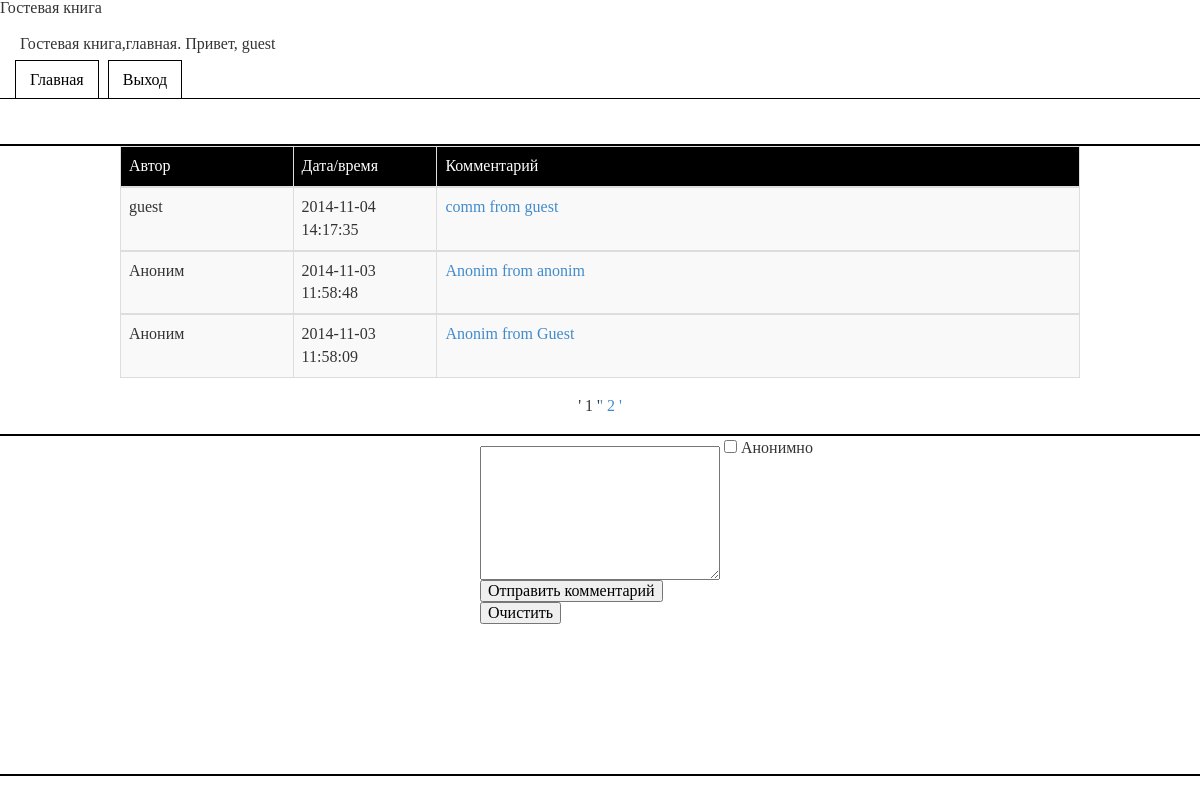
/php/Main.php (signed in), run on the app's committed database.
### tables this page shows
CREATE TABLE IF NOT EXISTS `users` (
  `user_id` int(11) NOT NULL AUTO_INCREMENT,
  `login` char(12) NOT NULL,
  `password` text NOT NULL,
  `admin` int(1) DEFAULT NULL,
  `blocked` int(1) DEFAULT NULL,
  PRIMARY KEY (`user_id`)
);

CREATE TABLE IF NOT EXISTS `comments` (
  `comm_id` int(11) NOT NULL AUTO_INCREMENT,
  `user_id` int(11) DEFAULT NULL,
  `ts` timestamp NOT NULL DEFAULT CURRENT_TIMESTAMP,
  `comment` text NOT NULL,
  PRIMARY KEY (`comm_id`)
);

### connectdb/config.php (called while the page is built)
<?php
$comments_per_page = 3;
?>

### php/Main.php (the view, shortened to what this page needs)
<?php
require_once '../connectdb/config.php';
function get_name($id_user)
{
	if($id_user == -1)
		return "Аноним";
	$query = mysql_query("SELECT login FROM users
						 WHERE user_id = {$id_user};");
	if($query)
	{
		$result = mysql_fetch_row($query);
		return $result[0];
	}
	else
		return "{$id_user}"."Ошибка запроса к БД.(никнейм)";
}
function get_comments($first_limit,$comments_per_page)
{
$query = "SELECT comm_id,user_id, ts, comment
          FROM comments
		  ORDER BY comm_id DESC
		  LIMIT {$first_limit},{$comments_per_page};";
$result = mysql_query($query);
if($result)
	return $result;
else
	echo("Ошибка запроса к БД(комментарии).");
}
function print_query($arr)
{
		echo '<table id ="tablecomment" class="table table-striped table-hover table-bordered">';
		echo '<thead>';
			echo '<tr>';
				echo '<td><i class="icon-user icon-white"></i> Автор</td>';
				echo '<td><i class="icon-time icon-white"></i> Дата/время</td>';
				echo '<td><i class="icon-comment icon-white"></i> Комментарий</td>';
			echo '</tr>';
		echo '</thead>';
			while($row = mysql_fetch_array($arr))
			{
			echo '<tbody>';
				echo '<tr>';
					echo "<td style='width:18%;'>".get_name($row[1])."</td>";
					echo "<td style='width:15%;'>{$row[2]}</td>";
					echo '<td>'."<a href = 'CommBranch.php?comm_id={$row[0]}'>{$row[3]}</a>".'</td>';
				echo '</tr>';
			echo '</tbody>';
			}
		echo '</table>';
}
?>
<html>
<head>
<link rel="stylesheet" href="css/bootstrap.min.css">
<link rel="stylesheet" type="text/css" href="css/main.css"
<title>
</head>
<body>
<div id = "header">
<p class=header>Гостевая книга,главная. Привет, <?php echo get_name($_SESSION['user_id']);?></p>
    <ul class="css-menu-2">
        <li><a href="Main.php">Главная</a></li>
        <li><a href="exit.php">Выход</a></li>
    </ul>
</div>
<div id = "body">
<?php
if(isset($_GET['page']))
	{
	$page = $_GET['page'];
	$_SESSION['page'] = $page;
	}
else
	$page = 1;
if($page == 1)
	$first_limit = 0 ;
else
	$first_limit = $comments_per_page * ($page-1);
$query = "SELECT COUNT(*) FROM comments";
$result = mysql_fetch_array(mysql_query($query));
$count  = $result[0];
$pages = ceil($count/$comments_per_page);
print_query(get_comments($first_limit,$comments_per_page));
echo "<p id='spancomments'>";
for($i = 0;$i < $pages;$i++)
{
$j = $i+1;
if($j != $page)
	echo "<a id='spancomments' href='?page={$j}'><span>' {$j} ' </span></a>";
else
	echo "' {$j} '";
}
echo "</p>";
?>
</div>
<div id = "bottom">
<form action="AddComment.php" method="POST">
<fieldset>
<textarea id="comment" name="comment"
cols="65" rows="8"><?php if(isset($_GET['comment'])) echo "{$_GET['comment']}";?></textarea>
<?php
if($_SESSION['user_id'] != -1)
echo '<input type="checkbox" name="Anonim" value="Anonim"> Анонимно ';
?>
</fieldset>
<fieldset id = "buttoncomment">
<input type="submit" value="Отправить комментарий" />
<input type="reset" value="Очистить" />
</fieldset>
</form>
</div>
</body>
</html>

### php/css/main.css (style rules this page uses)
html, body,div, span, applet, object, iframe, h1, h2, h3, h4, h5, h6, p, blockquote, pre, a, abbr, acronym, address, big, cite, code, del, dfn, em, img, ins, kbd, q, s, samp, small, strike, strong, sub, sup, tt, var, u, i, center, dl, dt, dd, ol, ul, li, fieldset, form, label, legend, article, aside, canvas, details, embed, figure, figcaption, footer, header, hgroup, menu, nav, output, ruby, section, summary, time, mark, audio, video { margin: 0; padding: 0; border: 0; font-size: 100%; font: inherit; vertical-align: baseline; }
body { line-height: 1; }
#header { height: 110px; width:100%; border-bottom: 2px solid #000000; }
#body { height: auto; width: 100%; border-bottom: 2px solid #000000; }
#bottom { height:340px; width:100%; border-bottom:2px solid #000000; }
#comment { width:20%; margin-top:10px; margin-left: 40%; }
#buttoncomment { margin-left:40%; width:20%; }
#tablecomment { width:80%; margin-left:10%; }
#tablecomment thead tr { background:#000; color: #fff; }
#spancomments { text-align:center; margin-bottom:20px; }
.header { margin-top:20px; margin-left:20px; }
ul.css-menu-2 { list-style: none; border-bottom: 1px #000000 solid; padding-top: 20px; padding-left:15px; padding-bottom: 10px; }
ul.css-menu-2 li { display: inline; margin-right: 5px }
ul.css-menu-2 li a { color: #000000; text-decoration: none; background: #ffffff; border: 1px #000000 solid; border-bottom: none; padding: 10px 14px }

### data on the page
users: login "guest"
comments: user.login "guest", ts "2014-11-04 14:17:35", comment "comm from guest"
comments: user "Аноним", ts "2014-11-03 11:58:48", comment "Anonim from anonim"
comments: user "Аноним", ts "2014-11-03 11:58:09", comment "Anonim from Guest"

### other printed values
$j "1"
$j "2"
